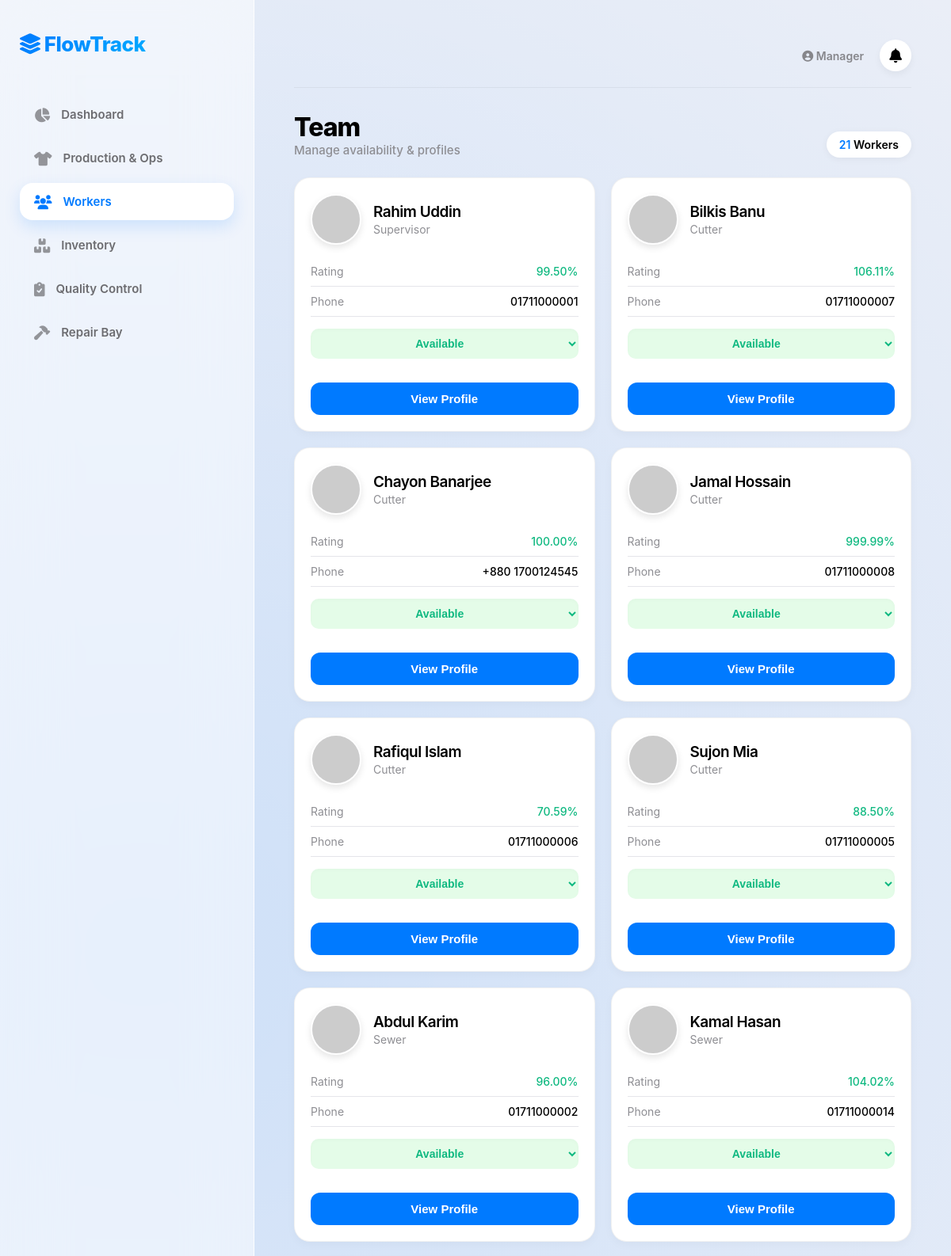
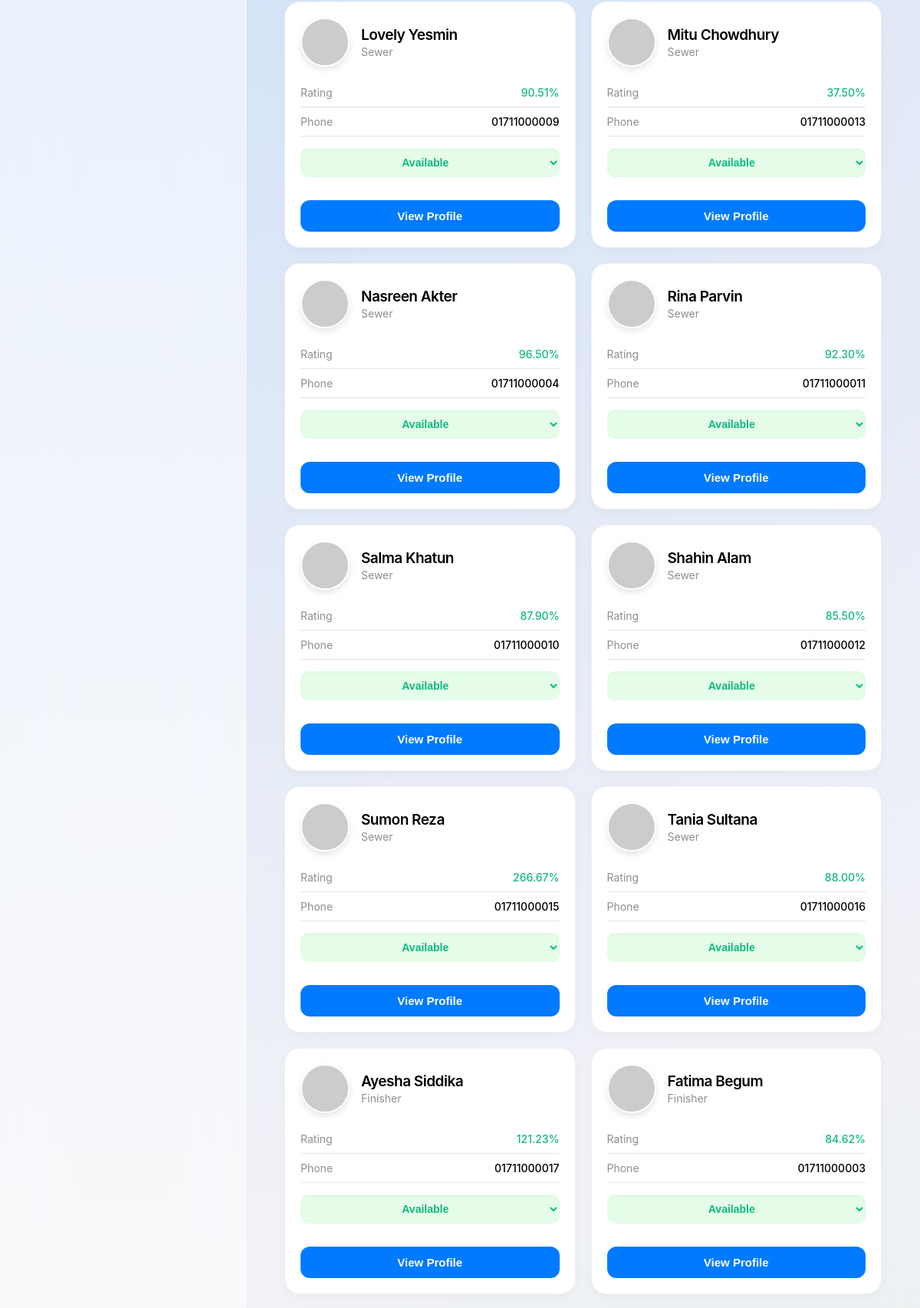
Page /workers.php (signed in, upper part) on the committed database (2 pictures, top to bottom).
### tables this page shows
CREATE TABLE `worker` (
  `Worker_ID` int(11) NOT NULL,
  `Name` varchar(100) NOT NULL,
  `Role` enum('Cutter','Sewer','Finisher','Supervisor') DEFAULT NULL,
  `Secondary_Role` varchar(50) DEFAULT NULL,
  `Status` enum('Active','Inactive') DEFAULT 'Active',
  `Password` varchar(50) DEFAULT '12345',
  `Shift_Timing` varchar(50) DEFAULT '09:00 AM - 05:00 PM',
  `Availability` enum('Available','On Leave','Sick') DEFAULT 'Available',
  `Preferences` varchar(255) DEFAULT 'No specific preferences',
  `Efficiency_Rating` decimal(5,2) DEFAULT 100.00,
  `Phone` varchar(20) DEFAULT '+880 1700-000000',
  `Joining_Date` date DEFAULT curdate(),
  `Skills` text DEFAULT 'General',
  `NID_No` varchar(30) DEFAULT 'N/A',
  `Emergency_Contact` varchar(20) DEFAULT '',
  `Emergency_Contact_Name` varchar(100) DEFAULT NULL,
  `Blood_Group` varchar(5) DEFAULT NULL,
  `Home_Address` varchar(255) DEFAULT 'Dhaka',
  `Gross_Salary` decimal(10,2) DEFAULT 12500.00,
  `Join_Date` date DEFAULT '2024-01-01'
);

### workers.php (the view, shortened to what this page needs)
<?php
include 'layout_top.php';
$servername = "127.0.0.1"; $username = "root"; $password = ""; $dbname = "flowtrack_mes"; $port = 3306;
$conn = @new mysqli($servername, $username, $password, $dbname, $port);
?>
<div style="display:flex; justify-content:space-between; align-items:end; margin-bottom:25px;">
    <div>
        <h1 style="font-size:32px; font-weight:800; margin:0; letter-spacing:-1px;">Team</h1>
        <div style="color:var(--ios-gray); font-size:15px; font-weight:500;">Manage availability & profiles</div>
    </div>
    <div style="background:white; padding:8px 16px; border-radius:20px; font-weight:600; font-size:14px; box-shadow:0 2px 10px rgba(0,0,0,0.05);">
        <span style="color:var(--ios-blue);"><?php echo $conn->query("SELECT COUNT(*) as c FROM Worker")->fetch_assoc()['c']; ?></span> Workers
    </div>
</div>
<div class="worker-grid">
    <?php
    $sql = "SELECT * FROM Worker ORDER BY FIELD(Role, 'Supervisor', 'QC Inspector', 'Store Keeper', 'Cutter', 'Sewer', 'Finisher'), Name ASC";
    $result = $conn->query($sql);
    if ($result->num_rows > 0) {
        while($row = $result->fetch_assoc()) {
            $avatar_url = "https://api.dicebear.com/9.x/notionists/svg?seed=" . urlencode($row['Name']) . "&backgroundColor=b6e3f4,c0aede,d1d4f9,ffdfbf";
            $row['Avatar'] = $avatar_url;
            $avail = $row['Availability'];
            $st_bg = ($avail == 'Available') ? '#E4FCE8' : (($avail == 'Sick') ? '#FFEBEB' : '#FFF8E1');
            $st_col = ($avail == 'Available') ? '#10B981' : (($avail == 'Sick') ? '#EF4444' : '#F59E0B');
            $safe_json = htmlspecialchars(json_encode($row), ENT_QUOTES, 'UTF-8');
            echo "<div class='worker-card'>
                <div class='w-header'>
                    <img src='$avatar_url' class='w-avatar-img' alt='Avatar'>
                    <div class='w-info'>
                        <h3>{$row['Name']}</h3>
                        <div class='w-role'>{$row['Role']}</div>
                    </div>
                </div>
                <div class='w-row'>
                    <span class='w-label'>Rating</span>
                    <span class='w-val' style='color:$st_col'>{$row['Efficiency_Rating']}%</span>
                </div>
                <div class='w-row'>
                    <span class='w-label'>Phone</span>
                    <span class='w-val'>{$row['Phone']}</span>
                </div>
                <form method='post'>
                    <input type='hidden' name='worker_id' value='{$row['Worker_ID']}'>
                    <input type='hidden' name='update_availability' value='1'>
                    <select name='availability_status' class='status-select'
                        style='background:$st_bg; color:$st_col;'
                        onchange='this.form.submit()'>
                        <option value='Available' ".($avail=='Available'?'selected':'').">Available</option>
                        <option value='Sick' ".($avail=='Sick'?'selected':'').">Sick</option>
                        <option value='On Leave' ".($avail=='On Leave'?'selected':'').">On Leave</option>
                    </select>
                </form>
                <button class='btn-view'
                        onclick='openIOSProfile(this)'
                        data-info='$safe_json'>
                    View Profile
                </button>
            </div>";
        }
    } else {
        echo "<p style='padding:20px; color:#888;'>No workers found.</p>";
    }
    ?>
</div>
<?php include 'layout_bottom.php'; ?>

### style.css (style rules this page uses)
:root { --bg-base: #F2F2F7; --mesh-1: rgba(0, 122, 255, 0.15); --mesh-2: rgba(52, 199, 89, 0.15); --glass-surface: rgba(255, 255, 255, 0.65); --glass-border: rgba(255, 255, 255, 0.8); --glass-highlight: rgba(255, 255, 255, 0.9); --text-primary: #000000; --text-secondary: #6C6C70; --primary-blue: #007AFF; --primary-glow: rgba(0, 122, 255, 0.3); --success-green: #34C759; --danger-red: #FF3B30; --warning-orange: #FF9500; --bounce: cubic-bezier(0.34, 1.56, 0.64, 1); --smooth: cubic-bezier(0.4, 0, 0.2, 1); }
body { font-family: -apple-system, BlinkMacSystemFont, "SF Pro Display", "Segoe UI", Roboto, sans-serif; margin: 0; height: 100vh; display: flex; color: var(--text-primary); overflow: hidden; background: radial-gradient(circle at 10% 20%, var(--mesh-1) 0%, transparent 40%), radial-gradient(circle at 90% 80%, var(--mesh-2) 0%, transparent 40%), #F5F5F7; background-size: 150% 150%; animation: bg-breathe 10s ease-in-out infinite alternate; }
h1 { font-size: 36px; font-weight: 800; margin-bottom: 40px; color: #000; letter-spacing: -1px; animation: slide-down 0.8s var(--bounce); }
input, select { width: 100%; padding: 14px 18px; background: rgba(255, 255, 255, 0.5); border: 1px solid transparent; border-radius: 14px; margin-top: 8px; margin-bottom: 20px; font-size: 15px; font-weight: 500; transition: all 0.3s var(--smooth); box-shadow: inset 0 2px 4px rgba(0,0,0,0.02); }

### workers.php (style rules this page uses)
:root { --ios-bg: #F2F2F7; --ios-card: #FFFFFF; --ios-blue: #007AFF; --ios-gray: #8E8E93; --ios-separator: #E5E5EA; --text-primary: #000000; }
body { background-color: var(--ios-bg); font-family: -apple-system, BlinkMacSystemFont, "SF Pro Text", "Helvetica Neue", sans-serif; }
.worker-grid { display: grid; grid-template-columns: repeat(auto-fill, minmax(320px, 1fr)); gap: 20px; margin-top: 20px; }
.worker-card { background: var(--ios-card); border-radius: 20px; padding: 20px; box-shadow: 0 4px 12px rgba(0,0,0,0.03); border: 1px solid rgba(0,0,0,0.05); transition: transform 0.2s cubic-bezier(0.25, 0.8, 0.25, 1); position: relative; overflow: hidden; }
.w-header { display: flex; align-items: center; gap: 15px; margin-bottom: 15px; }
.w-avatar-img { width: 60px; height: 60px; border-radius: 50%; background: #F2F2F7; border: 2px solid #FFFFFF; box-shadow: 0 4px 8px rgba(0,0,0,0.1); object-fit: cover; }
.w-info h3 { margin: 0; font-size: 19px; font-weight: 600; letter-spacing: -0.5px; }
.w-role { font-size: 14px; color: var(--ios-gray); margin-top: 2px; }
.w-row { display: flex; justify-content: space-between; font-size: 14px; padding: 10px 0; border-bottom: 1px solid var(--ios-separator); }
.w-label { color: var(--ios-gray); }
.w-val { font-weight: 500; color: var(--text-primary); }
.status-select { width: 100%; padding: 10px; border-radius: 10px; border: none; background: #F2F2F7; font-size: 14px; font-weight: 600; margin-top: 15px; cursor: pointer; color: var(--text-primary); text-align-last: center; }
.btn-view { width: 100%; margin-top: 10px; padding: 12px; border-radius: 12px; background: var(--ios-blue); color: white; border: none; font-size: 15px; font-weight: 600; cursor: pointer; transition: opacity 0.2s; }

### rows in the picture
worker: Name "Rahim Uddin", Role "Supervisor", Efficiency_Rating "99.50", Phone "01711000001", availability_status "Available"
worker: Name "Bilkis Banu", Role "Cutter", Efficiency_Rating "106.11", Phone "01711000007", availability_status "Available"
worker: Name "Chayon Banarjee", Role "Cutter", Efficiency_Rating "100.00", Phone "+880 1700124545", availability_status "Available"
worker: Name "Jamal Hossain", Role "Cutter", Efficiency_Rating "999.99", Phone "01711000008", availability_status "Available"
worker: Name "Rafiqul Islam", Role "Cutter", Efficiency_Rating "70.59", Phone "01711000006", availability_status "Available"
worker: Name "Sujon Mia", Role "Cutter", Efficiency_Rating "88.50", Phone "01711000005", availability_status "Available"
worker: Name "Abdul Karim", Role "Sewer", Efficiency_Rating "96.00", Phone "01711000002", availability_status "Available"
worker: Name "Kamal Hasan", Role "Sewer", Efficiency_Rating "104.02", Phone "01711000014", availability_status "Available"
worker: Name "Lovely Yesmin", Role "Sewer", Efficiency_Rating "90.51", Phone "01711000009", availability_status "Available"
worker: Name "Mitu Chowdhury", Role "Sewer", Efficiency_Rating "37.50", Phone "01711000013", availability_status "Available"
worker: Name "Nasreen Akter", Role "Sewer", Efficiency_Rating "96.50", Phone "01711000004", availability_status "Available"
worker: Name "Rina Parvin", Role "Sewer", Efficiency_Rating "92.30", Phone "01711000011", availability_status "Available"
worker: Name "Salma Khatun", Role "Sewer", Efficiency_Rating "87.90", Phone "01711000010", availability_status "Available"
worker: Name "Shahin Alam", Role "Sewer", Efficiency_Rating "85.50", Phone "01711000012", availability_status "Available"
worker: Name "Sumon Reza", Role "Sewer", Efficiency_Rating "266.67", Phone "01711000015", availability_status "Available"
worker: Name "Tania Sultana", Role "Sewer", Efficiency_Rating "88.00", Phone "01711000016", availability_status "Available"
worker: Name "Ayesha Siddika", Role "Finisher", Efficiency_Rating "121.23", Phone "01711000017", availability_status "Available"
worker: Name "Fatima Begum", Role "Finisher", Efficiency_Rating "84.62", Phone "01711000003", availability_status "Available"

### other values in the picture
$_SESSION['user_role'] "Manager"
$conn->query("SELECT COUNT(*) as c FROM Worker")->fetch_assoc()['c'] "21"
